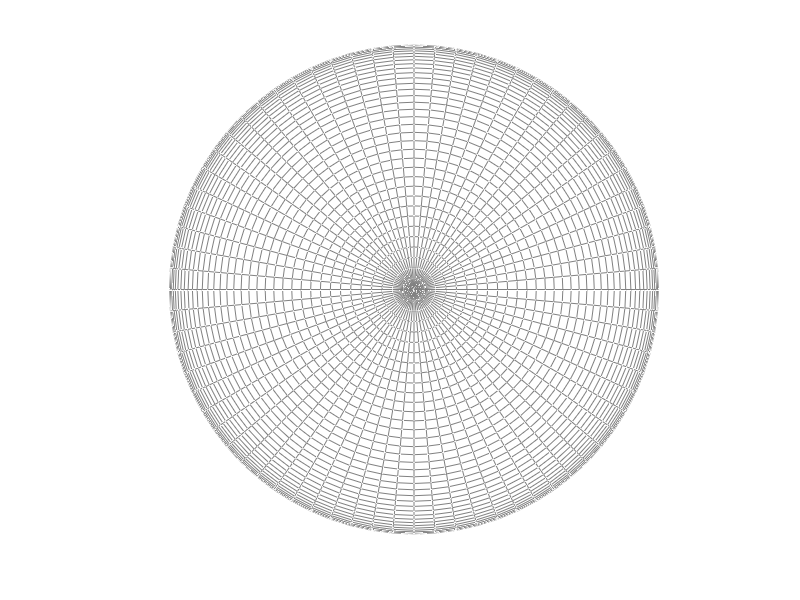

Write the MATLAB code that produced this figure. (Note: this script raises an error after producing the figure.)
R=1;
B0=-1;  %与地磁场相反  设为负值
lat1=58;
lat2=50;
theta1=-20;

%% 3D 
space_color = 'black';
npanels = 72;   
alpha   = 1; 
image_file = 'j.jpg';
erad = R; 
prad = R; 
figure('Color', space_color);
hold on;
set(gca, 'NextPlot','add', 'Visible','off');
axis equal;
axis auto;
axis vis3d;
[x, y, z] = ellipsoid(0, 0, 0, erad, erad, prad, npanels);
globe = surf(x, y, -z, 'FaceColor', 'none', 'EdgeColor', 0.5*[1 1 1]);
cdata = imread(image_file);
set(globe, 'FaceColor', 'texturemap', 'CData', cdata, 'FaceAlpha', alpha, 'EdgeColor', 'none');
m = 12;
n = 30;
view(m,n);
hold on;




axis equal
% rectangle('Position', [0-R,0-R,2*R,2*R], 'Curvature', [1 1],'EdgeColor', '#D95319','FaceColor','#D95319','linewidth',2);
set(gca,'Xlim',[-R*5 R*5]);
set(gca,'Ylim',[-R*5    R*5]);

hold on
lat=lat1;
p0=[R*cos(lat*pi/180) 0 R*sin(lat*pi/180)];
p1=p0;

for i=1:150
    B=mag_field(p1,R,B0);
    vec=0.1*R*B/norm(B);
    p2=p1+vec;
%     line([p1(1),p2(1)],[p1(2),p2(2)],[p1(3),p2(3)]);
    if norm(p1)>=0.999*R
        line([p1(1),p2(1)],[p1(2),p2(2)],[p1(3),p2(3)],'Color','#4DBEEE','linestyle','--');
    else
        break
    end
    hold on
    p1=p2;
end




hold on
lat=lat2;
p0=[R*cos(lat*pi/180) 0 R*sin(lat*pi/180)];
p1=p0;
for i=1:150
    B=mag_field(p1,R,B0);
    vec=0.1*R*B/norm(B);
    p2=p1+vec;
%     line([p1(1),p2(1)],[p1(2),p2(2)],[p1(3),p2(3)]);
    if norm(p1)>=0.999*R
        line([p1(1),p2(1)],[p1(2),p2(2)],[p1(3),p2(3)],'Color','#4DBEEE','linestyle','--');
    else
        break
    end
    hold on
    p1=p2;
end

hold on
xlabel('x');
ylabel('y');
zlabel('z');



q=1.6e-19;
m=1.6725e-27;

q=1;
m=1;

V0=0.8e-2;
sita=theta1*pi/180;
Vy=V0*sin(sita);
Vz=V0*cos(sita);
Vx=0;
c=[3.1*R,0,0,Vx,Vy,Vz];%给定初始量
[t,y]=ode45('cjxxfun',100*[0:1e-2:480],c,[],q,m,R,B0);%解微分方程组
% plot3(y(:,1),y(:,2),y(:,3),'linewidth',2);%绘制三维粒子运动轨迹



%% 保存为序列帧

p_past=[y(1,1),y(1,2),y(1,3)];
for i=1:100:length(y(:,1))
[xx, yy, zz] = ellipsoid(3.1*R*cos(i/240*2*pi/500), 3.1*R*sin(i/240*2*pi/500), 0, 0.1*erad, 0.1*erad, 0.1*prad, npanels);
globe1 = surf(xx, yy, -zz, 'FaceColor', 'none', 'EdgeColor', 0.5*[1 1 1]);
cdata = imread('m.jpg');
set(globe1, 'FaceColor', 'texturemap', 'CData', cdata, 'FaceAlpha', alpha, 'EdgeColor', 'none');
    
    
    
hh=plot3(y(i,1),y(i,2),y(i,3),'o-','MarkerFaceColor','#A2142F','color','#A2142F');
% xlabel('X');
% ylabel('Y');
% zlabel('Z');
hold on
% line([p_past(1),y(i,1)],[p_past(2),y(i,2)],[p_past(3),y(i,3)],'color','#D95319');
% hold on
% pause(0.001)
%隔100张保存一次

%   c_eval('saveas(gcf,''D:\table\tupian\aaa?'',''png'');',(i-1)/100);
pause(0.02);

delete(hh)
delete(globe1)
p_past=[y(i,1),y(i,2),y(i,3)];

end



%% 仅仅看一下轨迹或者动态


% plot3(y(:,1),y(:,2),y(:,3),'linewidth',2,'color','#A2142F');%绘制三维粒子运动轨迹
% comet3(y(:,1),y(:,2),y(:,3),0.5);